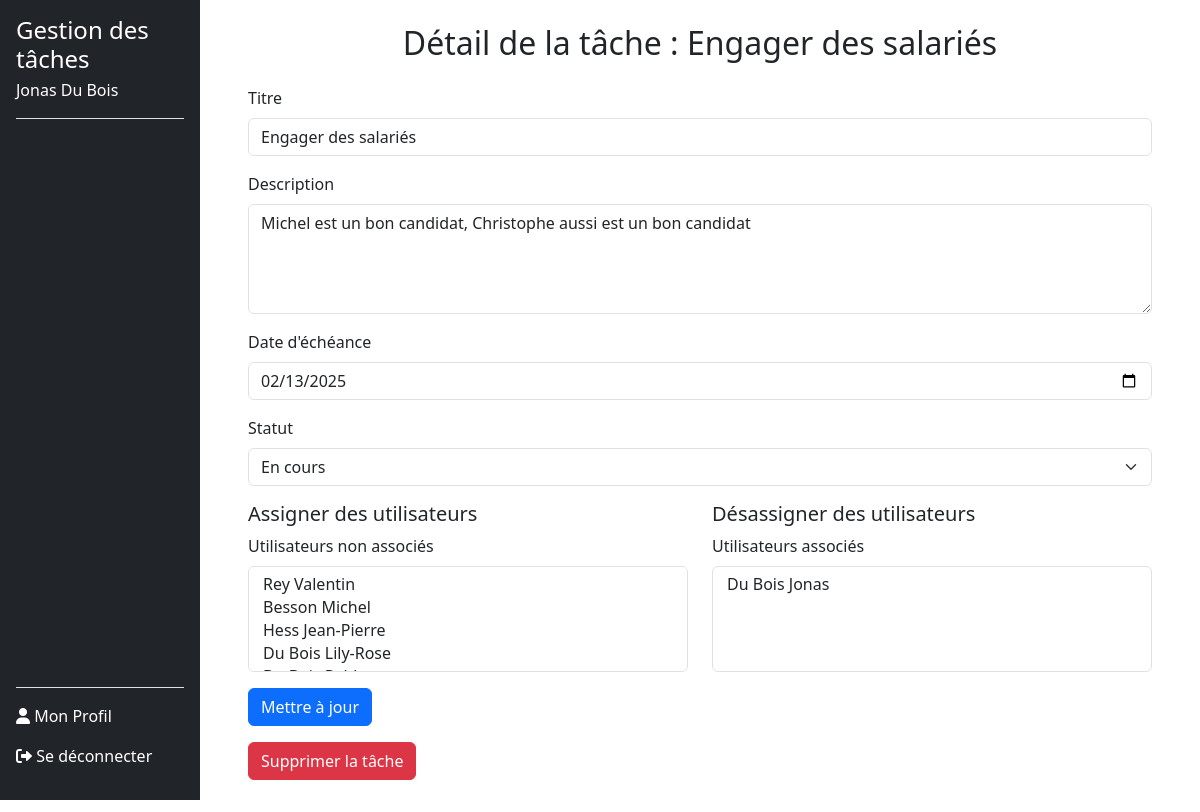
/task_details.php?task_id=40 (signed in), run on an earlier commit of the app's database.
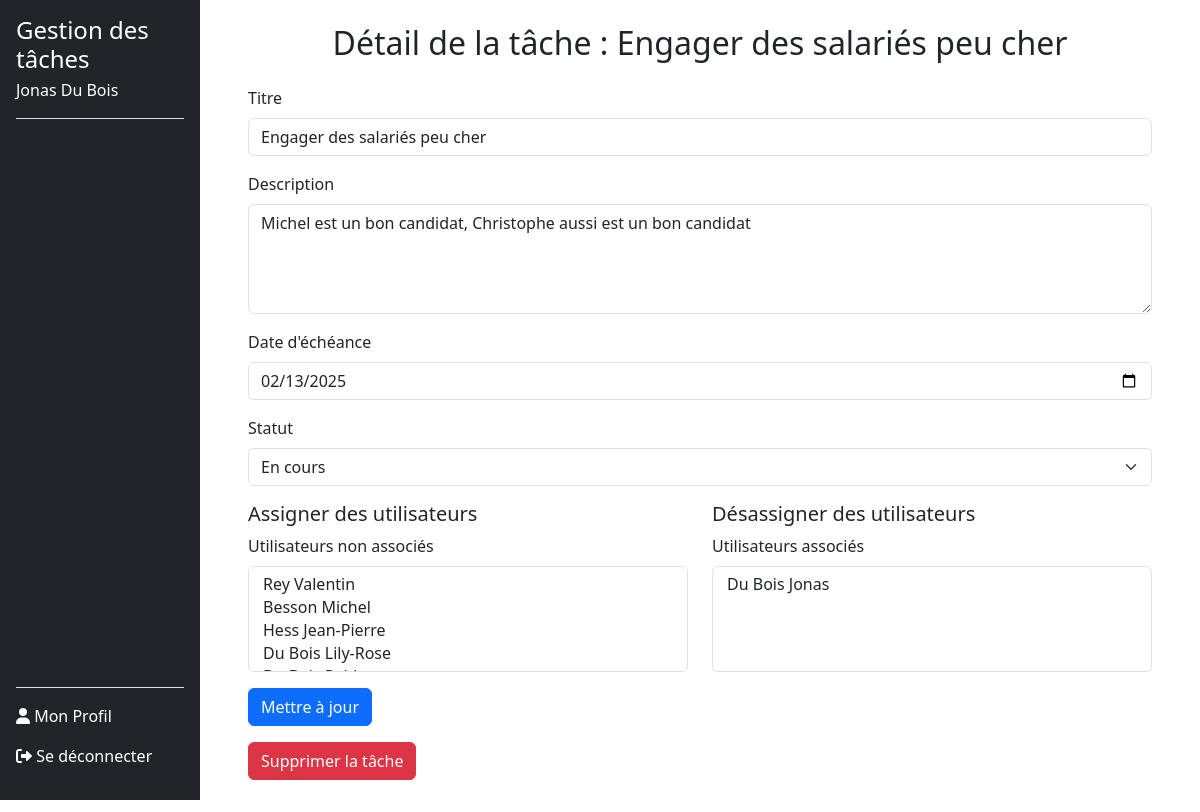
And on a later commit of the database.
### tables this page shows
CREATE TABLE users (
        id INTEGER PRIMARY KEY AUTOINCREMENT,
        nom VARCHAR(120) NOT NULL,
        prenom VARCHAR(120) NOT NULL,
        email VARCHAR(120) NOT NULL UNIQUE,
        noTel VARCHAR(20) NOT NULL UNIQUE,
        motDePasse VARCHAR(255) NOT NULL,
        token VARCHAR(255) DEFAULT NULL,
        is_confirmed BOOLEAN DEFAULT 0
    );

CREATE TABLE tasks (
        id INTEGER PRIMARY KEY AUTOINCREMENT,
        userId INTEGER NOT NULL,
        titre TEXT NOT NULL,
        description TEXT DEFAULT NULL,
        dateEcheance DATE DEFAULT NULL,
        statut TEXT CHECK(statut IN ('a_faire', 'en_cours', 'termine')) DEFAULT 'a_faire',
        createdAt TIMESTAMP DEFAULT CURRENT_TIMESTAMP, 
        FOREIGN KEY (userId) REFERENCES users(id) ON DELETE CASCADE
    );

### src/dbManager/DbManagerCRUD.php (called while the page is built, shortened)
<?php
class DbManagerCRUD implements I_ApiCRUD
{
    private $db;
    public function __construct()
    {
        $config = parse_ini_file(__DIR__ . '/../config/db.ini');
        $dsn = $config['dsn'];
        $username = $config['username'];
        $password = $config['password'];
        $this->db = new \PDO($dsn, $username, $password);
    }
    public function rendPersonnes(string $email): array
    {
        $sql = "SELECT * FROM users WHERE email = :email;";
        $stmt = $this->db->prepare($sql);
        $stmt->bindParam(':email', $email, \PDO::PARAM_STR);
        try {
            $stmt->execute();
            $donnees = $stmt->fetchAll(\PDO::FETCH_ASSOC);
            $tabUsers = [];
            foreach ($donnees as $donneesUser) {
                $user = new Users(
                    $donneesUser["prenom"],
                    $donneesUser["nom"],
                    $donneesUser["email"],
                    $donneesUser["noTel"],
                    $donneesUser["motDePasse"],
                    $donneesUser["id"]
                );
                $tabUsers[] = $user;
            }
            return $tabUsers;
        } catch (\PDOException $e) {
            error_log("Erreur lors de la récupération des utilisateurs : " . $e->getMessage());
            return [];
        }
    }
    public function getTaskById(int $taskId): Task
    {
        try {
            $stmt = $this->db->prepare("SELECT * FROM tasks WHERE id = :task_id");
            $stmt->bindValue(':task_id', $taskId);
            $stmt->execute();
            $taskData = $stmt->fetch(\PDO::FETCH_ASSOC);
            $stmt = $this->db->prepare("SELECT userId FROM task_users WHERE taskId = :taskId");
            $stmt->bindValue(':taskId', $taskId);
            $stmt->execute();
            $userIds = $stmt->fetchAll(\PDO::FETCH_COLUMN);
            $task = new Task(
                $taskData['titre'],
                $taskData['description'],
                $userIds,
                $taskData['dateEcheance'],
                $taskData['statut']
            );
            $task->setId($taskData['id']);
            return $task;
        } catch (\PDOException $e) {
            throw new \Exception('Erreur lors de la récupération de la tâche : ' . $e->getMessage());
        }
    }
    public function getTasksSharedByUserId(int $userId): array
    {
        try {
            $stmt = $this->db->prepare("
            SELECT
                t.*,
                GROUP_CONCAT(u.email) AS shared_user_names
            FROM tasks t
            JOIN task_users tu ON t.id = tu.taskId
            JOIN users u ON tu.userId = u.id
            WHERE t.id IN (
                SELECT taskId
                FROM task_users
                GROUP BY taskId
                HAVING COUNT(DISTINCT userId) > 1
            )
            AND t.id IN (
                SELECT taskId
                FROM task_users
                WHERE userId = :userId
            )
            GROUP BY t.id
        ");
            $stmt->bindValue(':userId', $userId, \PDO::PARAM_INT);
            $stmt->execute();
            $tasks = [];
            return $tasks;
        } catch (\PDOException $e) {
            error_log('Erreur dans getTasksSharedByUserId : ' . $e->getMessage());
            throw new \Exception('Erreur lors de la récupération des tâches partagées : ' . $e->getMessage());
        }
    }
    public function getUsersNotAssignedToTask(int $taskId): array
    {
        try {
            $stmt = $this->db->prepare('
            SELECT u.id, u.email, u.nom, u.prenom
            FROM users u
            WHERE u.id NOT IN (
                SELECT tu.userId
                FROM task_users tu
                WHERE tu.taskId = :taskId
            )
        ');
            $stmt->bindValue(':taskId', $taskId, \PDO::PARAM_INT);
            $stmt->execute();
            $users = [];
            while ($userData = $stmt->fetch(\PDO::FETCH_ASSOC)) {
                $users[] = [
                    'id' => $userData['id'],
                    'email' => $userData['email'],
                    'nom' => $userData['nom'],
                    'prenom' => $userData['prenom'],
                ];
            }
            return $users;
        } catch (\PDOException $e) {
            error_log('Erreur dans getUsersNotAssignedToTask : ' . $e->getMessage());
            throw new \Exception('Erreur lors de la récupération des utilisateurs non assignés à la tâche : ' . $e->getMessage());
        }
    }
    public function getUsersAssignedToTask(int $taskId): array
    {
        try {
            $stmt = $this->db->prepare('
            SELECT u.id, u.email, u.nom, u.prenom
            FROM users u
            JOIN task_users tu ON u.id = tu.userId
            WHERE tu.taskId = :taskId
        ');
            $stmt->bindValue(':taskId', $taskId, \PDO::PARAM_INT);
            $stmt->execute();
            $users = [];
            while ($userData = $stmt->fetch(\PDO::FETCH_ASSOC)) {
                $users[] = [
                    'id' => $userData['id'],
                    'email' => $userData['email'],
                    'nom' => $userData['nom'],
                    'prenom' => $userData['prenom'],
                ];
            }
            return $users;
        } catch (\PDOException $e) {
            error_log('Erreur dans getUsersAssignedToTask : ' . $e->getMessage());
            throw new \Exception('Erreur lors de la récupération des utilisateurs assignés à la tâche : ' . $e->getMessage());
        }
    }
}

### Includes/functions.php (called while the page is built, shortened)
<?php
function getUserByEmail($email, $dbManager) {
    $userInfoArray = $dbManager->rendPersonnes($email);
    return !empty($userInfoArray) ? $userInfoArray[0] : null;
}
?>

### src/dbManager/Users.php (called while the page is built, shortened)
<?php
class Users {
    private $nom;
    private $prenom;
    public function __construct(string $prenom, string $nom, string $email, string $noTel, string $motDePasse ,int $id = 0) {
        $this->prenom = $prenom;
        $this->nom = $nom;
    }
    public function rendPrenom(): string {
        return $this->prenom;
    }
    public function rendNom(): string {
        return $this->nom;
    }
}

### src/dbManager/Task.php (called while the page is built, shortened)
<?php
class Task
{
    private $titre;
    private $description;
    private $dateEcheance;
    private $statut;
    public function __construct(
        string $titre,
        string $description = null,
        array $userIds = null,
        string $dateEcheance = null,
        string $statut = 'a_faire',
        int $id = 0,
    ) {
        $this->titre = $titre;
        $this->description = $description;
        $this->dateEcheance = $dateEcheance;
        $this->statut = $statut;
    }
    private function isValidDate(string $date): bool
    {
        $d = DateTime::createFromFormat('Y-m-d', $date);
        return $d && $d->format('Y-m-d') === $date;
    }
    public function rendTitre(): string
    {
        return $this->titre;
    }
    public function rendDescription(): ?string
    {
        return $this->description;
    }
    public function rendDateEcheance(): ?string
    {
        return $this->dateEcheance;
    }
    public function rendStatut(): string
    {
        return $this->statut;
    }
}

### task_details.php (the view, shortened to what this page needs)
<?php
require_once 'includes/functions.php';
$dbManager = new DbManagerCRUD();
$email = $_SESSION['email_user'] ?? null;
$userInfo = getUserByEmail($email, $dbManager);
$taskId = $_GET['task_id'] ?? null;
$task = $dbManager->getTaskById($taskId);
$taskUsers = $dbManager->getTasksSharedByUserId($taskId);
?>
<!DOCTYPE html>
<html lang="fr">
<head>
    <link href="https://cdn.jsdelivr.net/npm/bootstrap@5.3.0-alpha3/dist/css/bootstrap.min.css" rel="stylesheet">
    <link href="style/styleSheet.css" rel="stylesheet">
</head>
<body>
    <div class="d-flex">
        <?php include 'includes/sidebar.php'; ?>
        <div class="main-content ms-auto col-md-9 col-lg-10 p-5 pt-4">
            <h2 class="text-center mb-4">Détail de la tâche : <?php echo htmlspecialchars($task->rendTitre()); ?></h2>
            <form action="task_details.php?task_id=<?php echo $taskId; ?>" method="POST">
                <div class="mb-3">
                    <label for="title" class="form-label">Titre</label>
                    <input type="text" id="title" name="title" class="form-control" value="<?php echo htmlspecialchars($task->rendTitre()); ?>" required>
                </div>
                <div class="mb-3">
                    <label for="description" class="form-label">Description</label>
                    <textarea id="description" name="description" class="form-control" rows="4"><?php echo htmlspecialchars($task->rendDescription()); ?></textarea>
                </div>
                <div class="mb-3">
                    <label for="deadline" class="form-label">Date d'échéance</label>
                    <input type="date" id="deadline" name="deadline" class="form-control" value="<?php echo $task->rendDateEcheance(); ?>">
                </div>
                <div class="mb-3">
                    <label for="status" class="form-label">Statut</label>
                    <select id="status" name="status" class="form-select">
                        <option value="en_cours" <?php echo $task->rendStatut() == 'en_cours' ? 'selected' : ''; ?>>En cours</option>
                    </select>
                </div>
                <div class="row">
                    <div class="col-md-6">
                        <h5>Assigner des utilisateurs</h5>
                        <div class="mb-3">
                            <label for="assigned_users" class="form-label">Utilisateurs non associés</label>
                            <select multiple id="assigned_users" name="assigned_users[]" class="form-select">
                            <?php
                                $unassignedUsers = $dbManager->getUsersNotAssignedToTask($taskId);
                                foreach ($unassignedUsers as $user) {
                                    $selected = in_array($user['id'], $taskUsers) ? 'selected' : '';
                                    echo "<option value='" . $user['id'] . "' $selected>" . htmlspecialchars($user['nom']) . " " . htmlspecialchars($user['prenom']) . "</option>";
                                }
                                ?>
                            </select>
                        </div>
                    </div>
                    <div class="col-md-6">
                        <h5>Désassigner des utilisateurs</h5>
                        <div class="mb-3">
                            <label for="unassigned_users" class="form-label">Utilisateurs associés</label>
                            <select multiple id="unassigned_users" name="unassigned_users[]" class="form-select">
                            <?php
                                $assignedUsers = $dbManager->getUsersAssignedToTask($taskId);
                                foreach ($assignedUsers as $user) {
                                    $selected = in_array($user['id'], $taskUsers) ? 'selected' : '';
                                    echo "<option value='" . $user['id'] . "' $selected>" . htmlspecialchars($user['nom']) . " " . htmlspecialchars($user['prenom']) . "</option>";
                                }
                                ?>
                            </select>
                        </div>
                    </div>
                </div>
                <div class="d-flex justify-content-between align-items-center">
                    <button type="submit" class="btn btn-primary">Mettre à jour</button>
                </div>
            </form>
            <form method="POST" action="delete_task.php?task_id=<?php echo $taskId; ?>" class="mb-0">
                <div class="d-flex justify-content-between align-items-center mt-3">
                    <button type="submit" name="delete_task" class="btn btn-danger">Supprimer la tâche</button>
                </div>
            </form>
        </div>
    </div>
</body>
</html>

### Includes/sidebar.php (shortened to what this page needs)
<?php
$email = $_SESSION['email_user'];
$dbManager = new DbManagerCRUD();
$users = $dbManager->rendPersonnes($email);
if (!empty($users)) {
    $user = $users[0];
    $userName = $user->rendPrenom() . ' ' . $user->rendNom();
} else {
    $userName = 'Utilisateur inconnu';
}
?>
<link href="https://cdnjs.cloudflare.com/ajax/libs/font-awesome/6.0.0-beta3/css/all.min.css" rel="stylesheet">
<div class="col-md-3 col-lg-2 bg-dark text-white sidebar position-fixed vh-100 d-flex flex-column p-3">
    <div class="border-bottom">
        <h4 class="mb-0">Gestion des tâches</h4>
        <p class="mt-1"><?= htmlspecialchars($userName) ?></p>
    </div>
    <ul class="nav nav-pills flex-column mb-auto pt-3">
    </ul>
    <div class="mt-auto border-top pt-3">
        <a href="profile.php" class="nav-link text-white pb-3<?= basename($_SERVER['PHP_SELF']) == 'profile.php' ? ' active' : '' ?>">
            <i class="fas fa-user"></i> Mon Profil
        </a>
        <a href="logout.php" class="nav-link text-white pb-3">
            <i class="fas fa-sign-out-alt"></i> Se déconnecter
        </a>
    </div>
</div>

What changed in the data, as far as the page shows it:
changed tasks "Michel est un bon candidat, Christophe aussi est un bon candidat": titre "Engager des salariés" → "Engager des salariés peu cher"; title "Engager des salariés" → "Engager des salariés peu cher"
